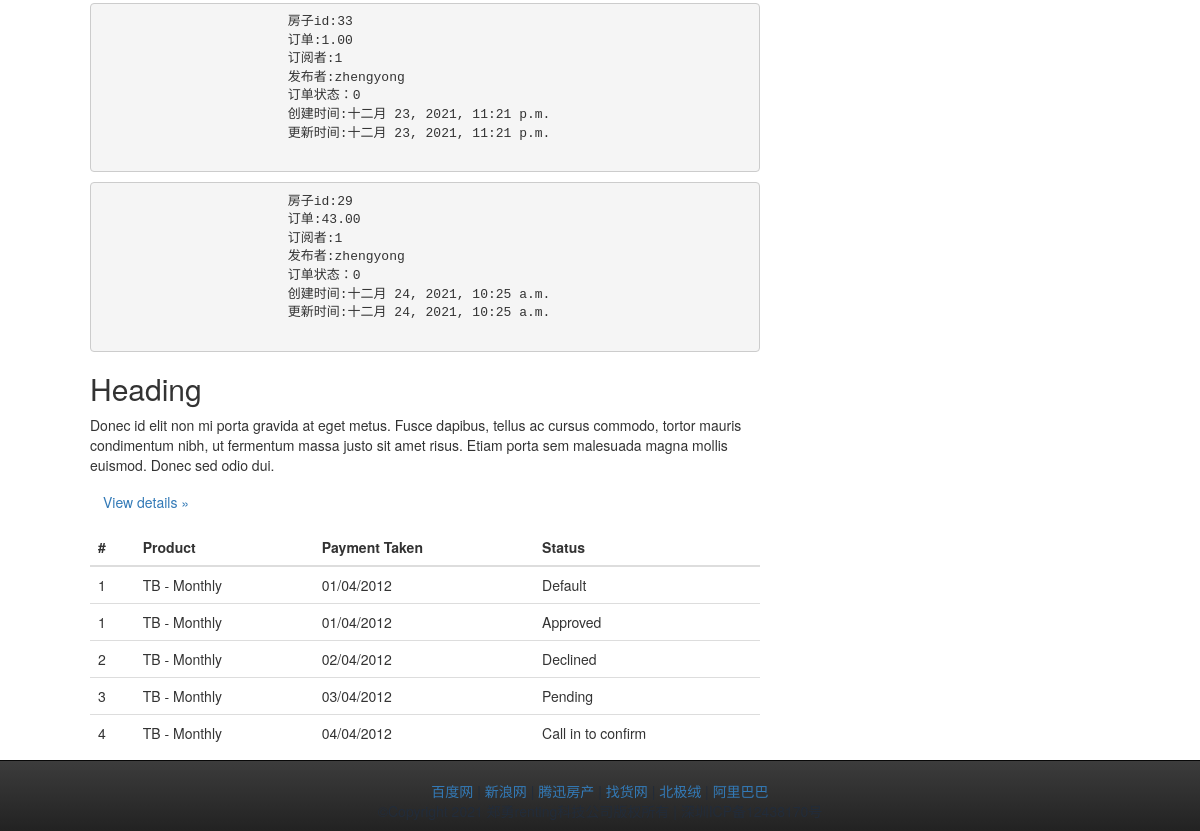
Page /introducer/my/order (signed in, lower part) on the earlier database version.
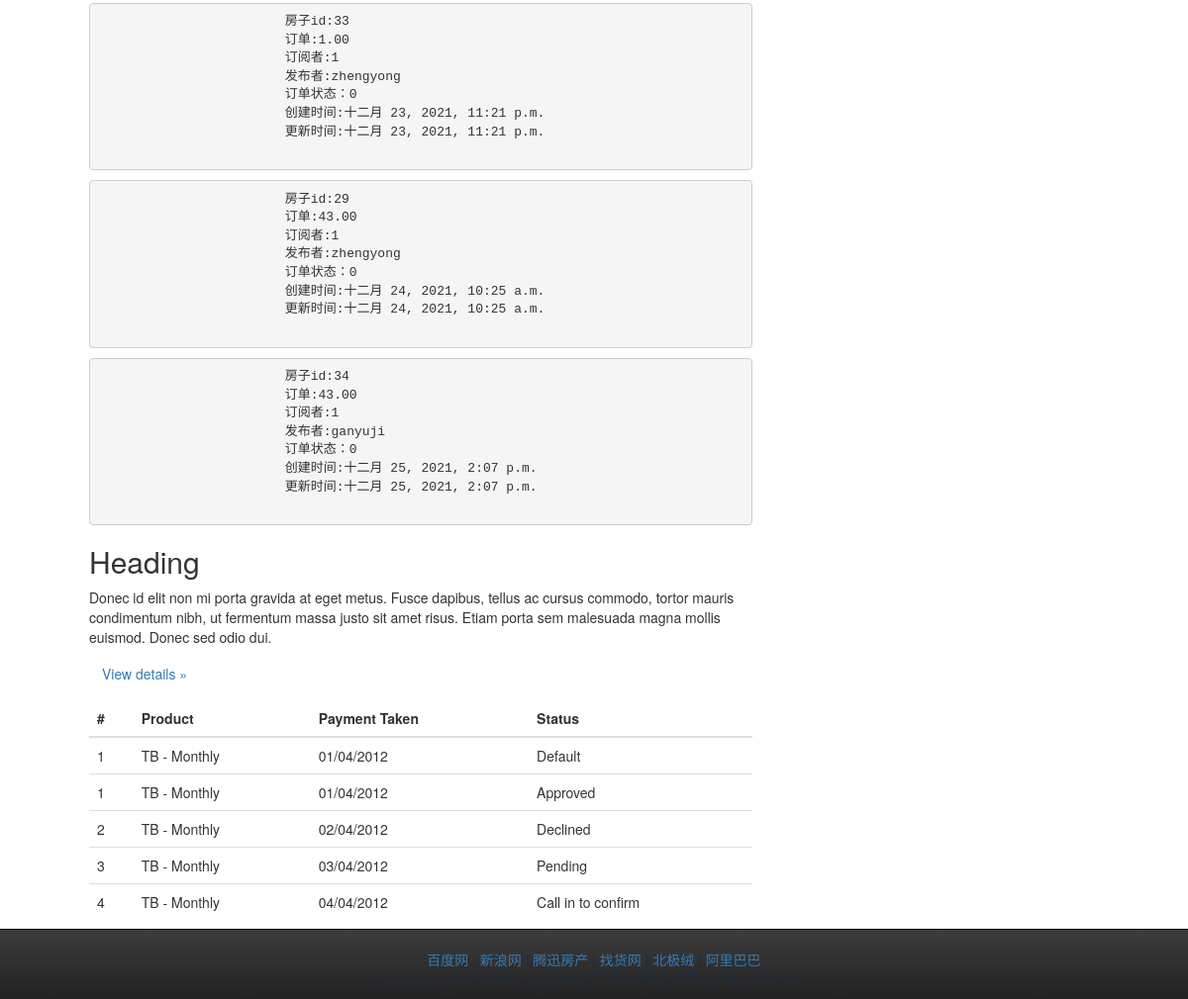
Same page on the later database version.
### introducer/models.py (models this page shows)
class Order(models.Model):
    house_id = models.CharField('house id', default=1, max_length=10)
    order_amount = models.DecimalField('order amount', default=0.00, max_digits=15, decimal_places=2)
    subscriber_id = models.CharField('subscriber id', default=1, max_length=10)
    publisher_id = models.CharField('publisher id', default=2, max_length=15)
    publisher_name = models.CharField('publisher name', default='publisher name', max_length=30)
    orderStatus = models.CharField('orderStatus', default='0', max_length=10)
    create_time = models.DateTimeField('created time', auto_now_add=True)
    update_time = models.DateTimeField('updated time', auto_now=True)

### introducer/views.py (the view)
# urls.py: path('my/order', views.myOrder, name='order'),
def myOrder(request):
    if request.method == 'GET':
        currentUserId = request.session.get('userid')
        orderQuerySet = Order.objects.filter(subscriber_id=currentUserId)
        return render(request, 'introducer/introducerOrder.html', locals())
    elif request.method == "POST":
        pass

### introducer/templates/introducer/introducerOrder.html (shortened to what this page needs)
{% extends 'introducer/IndexTemplate.html' %} }}
{% block main %}
    <div class="container-fluid">
        <div class="row">
            <div class="col-md-8">
                {% for order in orderQuerySet %}
                    <pre>
                        房子id:{{ order.house_id }}
                        订单:{{ order.order_amount }}
                        订阅者:{{ order.subscriber_id }}
                        发布者:{{ order.publisher_name }}
                        订单状态：{{ order.orderStatus }}
                        创建时间:{{ order.create_time }}
                        更新时间:{{ order.update_time }}
                    </pre>
                {% endfor %}
                <h2>
                    Heading
                </h2>
                <p>
                    Donec id elit non mi porta gravida at eget metus. Fusce dapibus, tellus ac cursus commodo, tortor mauris condimentum nibh, ut fermentum massa justo sit amet risus. Etiam porta sem malesuada magna mollis euismod. Donec sed odio dui.
                </p>
                <p>
                    <a class="btn" href="#">View details »</a>
                </p>
                <table class="table">
                    <thead>
                    <tr>
                        <th>
                            #
                        </th>
                        <th>
                            Product
                        </th>
                        <th>
                            Payment Taken
                        </th>
                        <th>
                            Status
                        </th>
                    </tr>
                    </thead>
                    <tbody>
                    <tr>
                        <td>
                            1
                        </td>
                        <td>
                            TB - Monthly
                        </td>
                        <td>
                            01/04/2012
                        </td>
                        <td>
                            Default
                        </td>
                    </tr>
                    <tr class="table-active">
                        <td>
                            1
                        </td>
                        <td>
                            TB - Monthly
                        </td>
                        <td>
                            01/04/2012
                        </td>
                        <td>
                            Approved
                        </td>
                    </tr>
                    <tr class="table-success">
                        <td>
                            2
                        </td>
                        <td>
                            TB - Monthly
                        </td>
                        <td>
                            02/04/2012
                        </td>
                        <td>
                            Declined
                        </td>
                    </tr>
                    <tr class="table-warning">
                        <td>
                            3
                        </td>
                        <td>
                            TB - Monthly
                        </td>
                        <td>
                            03/04/2012
                        </td>
                        <td>
                            Pending
                        </td>
                    </tr>
                    <tr class="table-danger">
                        <td>
                            4
                        </td>
                        <td>
                            TB - Monthly
                        </td>
                        <td>
                            04/04/2012
                        </td>
                        <td>
                            Call in to confirm
                        </td>
                    </tr>
                    </tbody>
                </table>
            </div>
        </div>
    </div>
{% endblock %}

### introducer/templates/introducer/IndexTemplate.html (shortened to what this page needs)
<!DOCTYPE html>
<html>
<head>
    <link rel="stylesheet" href="https://stackpath.bootstrapcdn.com/bootstrap/3.4.1/css/bootstrap.min.css">
    <link rel="stylesheet" href="https://stackpath.bootstrapcdn.com/bootstrap/3.4.1/css/bootstrap-theme.min.css">
</head>
<body>
<div class="container" style="width: 90%; ">
    {% block main %}
    {% endblock %}
</div>
    <br>
    <br>
    <br>
    <div style="color: #222c3a">
            <nav class="navbar navbar navbar-inverse navbar-fixed-bottom" >
              <div class="container" style="text-align: center">
                <br>
                <a href="" target="_blank">百度网</a> |
                <a href="" target="_blank">新浪网</a> |
                <a href="" target="_blank">腾迅房产</a> |
                <a href="" target="_blank">找货网</a> |
                <a href="" target="_blank">北极绒</a> |
                <a href="" target="_blank">阿里巴巴</a>
                <p>
                </p>
              </div>
            </nav>
    </div>
</body>
</html>

### introducer/templates/introducer/IndexTemplate.html (style rules this page uses)
* { padding: 0; margin: 0; }

Differences in the rows shown:
added Order: house_id "34", order_amount "43.00", subscriber_id "1", publisher_name "ganyuji", orderStatus "0", create_time "十二月 25, 2021, 2:07 p.m.", update_time "十二月 25, 2021, 2:07 p.m."
